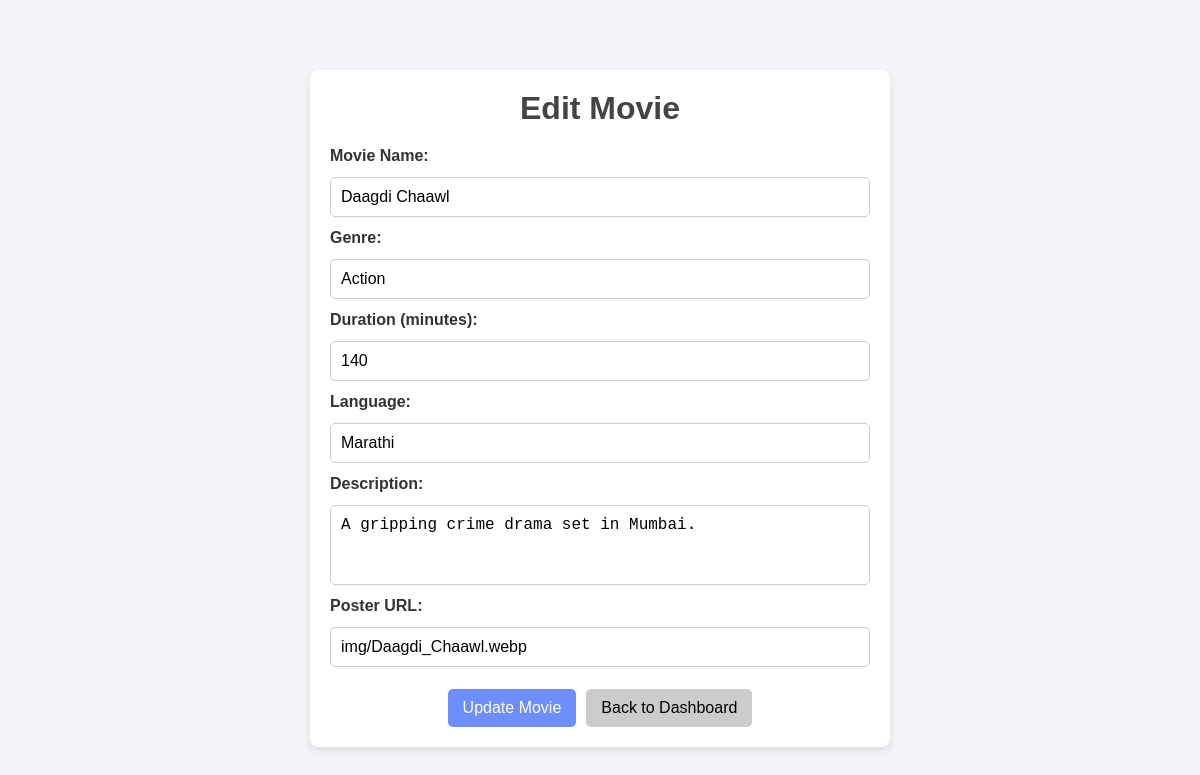
Screenshot of /admin/edit_movie.php?movie_id=1 (signed in) with the database file from the repository.
### tables this page shows
CREATE TABLE movie (
    movie_id INT AUTO_INCREMENT PRIMARY KEY,
    name VARCHAR(255),
    genre VARCHAR(255),
    duration INT,
    language VARCHAR(255),
    description TEXT,
    poster VARCHAR(255)
);

### admin/edit_movie.php (the view, shortened to what this page needs)
<?php
include '../database/db_connection.php';
$movie_id = $_GET['movie_id'];
if ($_SERVER['REQUEST_METHOD'] == 'POST') {
    $name = $_POST['name'];
    $genre = $_POST['genre'];
    $duration = $_POST['duration'];
    $language = $_POST['language'];
    $description = $_POST['description'];
    $poster = $_POST['poster'];
    $stmt = $conn->prepare("UPDATE movie SET name=?, genre=?, duration=?, language=?, description=?, poster=? WHERE movie_id=?");
    $stmt->bind_param("ssisssi", $name, $genre, $duration, $language, $description, $poster, $movie_id);
    if ($stmt->execute()) {
        header("Location: admin_dashboard.php#movies");
        exit;
    } else {
        $error = "Failed to update movie.";
    }
    $stmt->close();
    $conn->close();
} else {
    $stmt = $conn->prepare("SELECT * FROM movie WHERE movie_id=?");
    $stmt->bind_param("i", $movie_id);
    $stmt->execute();
    $movie = $stmt->get_result()->fetch_assoc();
}
?>
<!DOCTYPE html>
<html lang="en">
<head>
</head>
<body>
    <div class="edit-movie-container">
        <h1>Edit Movie</h1>
        <form method="post">
            <label>Movie Name:</label>
            <input type="text" name="name" value="<?= htmlspecialchars($movie['name']) ?>" required>
            <label>Genre:</label>
            <input type="text" name="genre" value="<?= htmlspecialchars($movie['genre']) ?>" required>
            <label>Duration (minutes):</label>
            <input type="number" name="duration" value="<?= htmlspecialchars($movie['duration']) ?>" required>
            <label>Language:</label>
            <input type="text" name="language" value="<?= htmlspecialchars($movie['language']) ?>" required>
            <label>Description:</label>
            <textarea name="description" required><?= htmlspecialchars($movie['description']) ?></textarea>
            <label>Poster URL:</label>
            <input type="text" name="poster" value="<?= htmlspecialchars($movie['poster']) ?>" required>
            <div class="btn-container">
                <button type="submit">Update Movie</button>
                <a href="admin_dashboard.php#movies" class="back-btn" style="text-decoration: none; padding: 10px 15px; border-radius: 5px; border: none; display: inline-block;">Back to Dashboard</a>
            </div>
        </form>
    </div>
</body>
</html>

### admin/edit_movie.php (style rules this page uses)
* { margin: 0; padding: 0; box-sizing: border-box; }
body { font-family: Arial, sans-serif; background: #f4f4f9; color: #333; padding: 20px; }
.edit-movie-container { width: 50%; max-width: 600px; margin: 50px auto; padding: 20px; background: white; border-radius: 8px; box-shadow: 0 4px 10px rgba(0, 0, 0, 0.1); text-align: center; }
h1 { font-size: 2rem; color: #444; margin-bottom: 20px; }
form { display: flex; flex-direction: column; gap: 12px; }
label { font-weight: bold; text-align: left; }
input, textarea { width: 100%; padding: 10px; font-size: 1rem; border: 1px solid #ccc; border-radius: 5px; outline: none; }
textarea { resize: none; height: 80px; }
.btn-container { display: flex; gap: 10px; justify-content: center; margin-top: 10px; }
button { padding: 10px 15px; background: #6e8efb; color: white; border: none; border-radius: 5px; font-size: 1rem; cursor: pointer; transition: background 0.3s ease; }
.back-btn { background: #ccc; color: black; }

### rows the page displays
movie: name "Daagdi Chaawl", genre "Action", duration "140", language "Marathi", description "A gripping crime drama set in Mumbai.", poster "img/Daagdi_Chaawl.webp"
